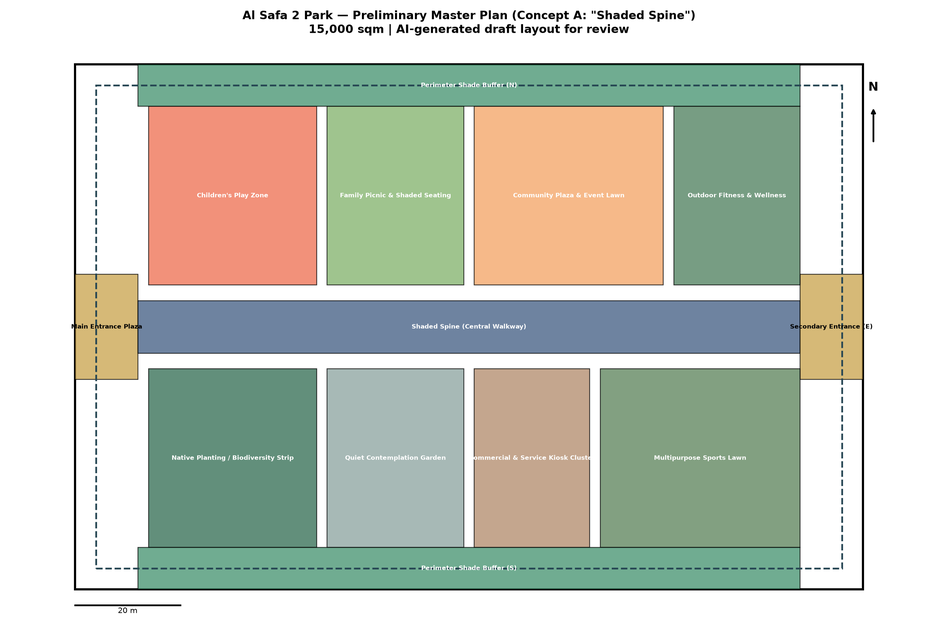
#> input picture archive/phases/05_PHASE5_MASTERPLAN_DEVELOPMENT/outputs/masterplan_diagram.png, 938 x 625 px, shrunk from 2550 x 1700 before the run
$ python 02_generate_presentation_board.py
#> lines starting #> are read from the running program, lines starting #| are printed output that depends on the picture
"""
Phase 9.9 - Competition Presentation Board (code-generated, A1 landscape)
Assembles the strongest visuals + headline numbers into a single professional
board, the way a jury first encounters the scheme. Two boards produced.
"""

import os
import matplotlib.pyplot as plt
from matplotlib.gridspec import GridSpec
import matplotlib.image as mpimg

BASE = os.path.join(os.path.dirname(__file__), "..", "..")
OUT = os.path.join(os.path.dirname(__file__), "..", "9.9_Presentation_Graphics")
os.makedirs(OUT, exist_ok=True)

NAVY = "#0B1F3A"; GOLD = "#C8A24A"

def imgpath(*p): return os.path.join(BASE, *p)

def load(path):
    return mpimg.imread(path) if os.path.exists(path) else None
#> returned value is the input picture: shape (625, 938, 4) float32; mean R, G, B, A 0.763, 0.78, 0.729, 1

def show(ax, path, title=None):
    im = load(path)
    ax.axis("off")
    if im is not None:
        ax.imshow(im)
    if title:
        ax.set_title(title, fontsize=10, fontweight="bold", color=NAVY, pad=4)

# ============ BOARD 1: Concept & Master Plan ============
fig = plt.figure(figsize=(23.4, 16.5), facecolor="white")  # A1 landscape ratio
gs = GridSpec(3, 3, figure=fig, height_ratios=[0.5, 2.2, 1.4], hspace=0.18, wspace=0.08)

# Header band
hdr = fig.add_axes([0, 0.93, 1, 0.07]); hdr.axis("off")
hdr.add_patch(plt.Rectangle((0,0),1,1, facecolor=NAVY, transform=hdr.transAxes))
hdr.text(0.012, 0.5, "AL SAFA 2 PARK  —  \"THE SHADED SPINE\"", color="white",
         fontsize=26, fontweight="bold", va="center", transform=hdr.transAxes)
hdr.text(0.988, 0.5, "Dubai Municipality AI Park Design Challenge  |  Board 1 of 2",
         color=GOLD, fontsize=13, va="center", ha="right", transform=hdr.transAxes)

ax_mp = fig.add_subplot(gs[1, :2]); show(ax_mp, imgpath("05_PHASE5_MASTERPLAN_DEVELOPMENT","outputs","masterplan_diagram.png"), "Master Plan (to scale, 15,000 m²)")
ax_day = fig.add_subplot(gs[1, 2]); show(ax_day, imgpath("09_PHASE9_AI_WORKFLOW_AND_VISUALIZATION","9.7_Renderings","Aerial","aerial_day.png"), "Aerial — Day")
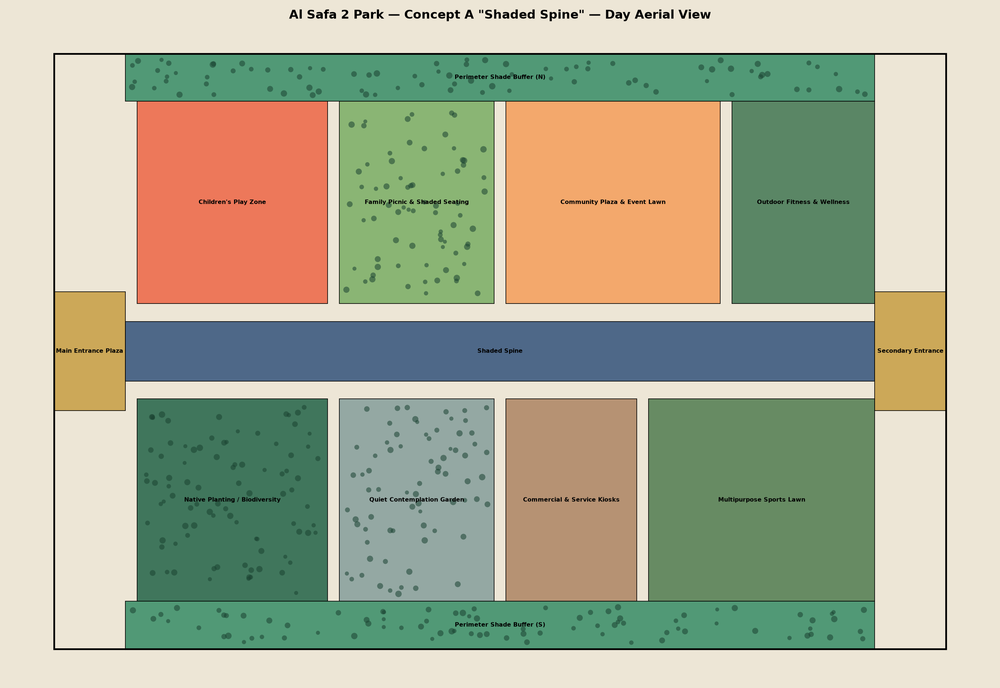
#> input picture archive/weak_renders/aerial_day.png, 1000 x 688 px, shrunk from 2720 x 1870 before the run, found by its file name
#> in load, returned value is the input picture: shape (688, 1000, 4) float32; mean R, G, B, A 0.67, 0.678, 0.583, 1
ax_circ = fig.add_subplot(gs[2, 0]); show(ax_circ, imgpath("05_PHASE5_MASTERPLAN_DEVELOPMENT","outputs","circulation_diagram.png"), "Circulation & Accessibility")
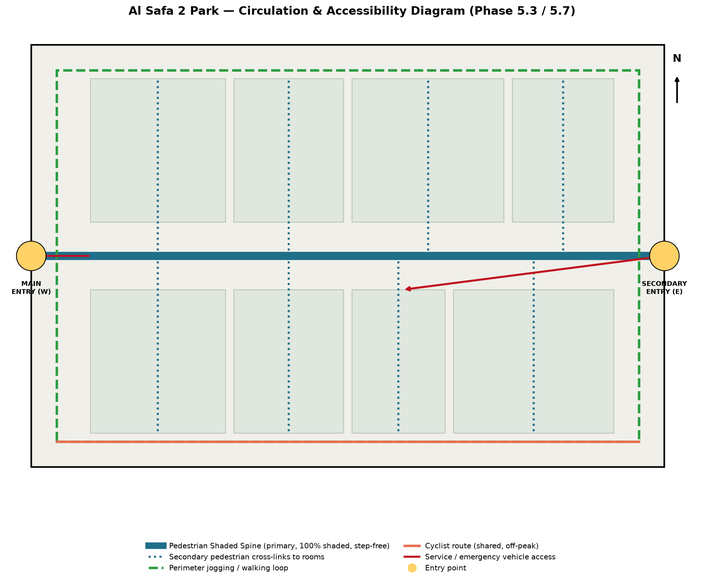
#> input picture archive/phases/05_PHASE5_MASTERPLAN_DEVELOPMENT/outputs/circulation_diagram.png, 704 x 581 px, shrunk from 1914 x 1580 before the run
#> in load, returned value is the input picture: shape (581, 704, 4) float32; mean R, G, B, A 0.903, 0.918, 0.897, 1
ax_plant = fig.add_subplot(gs[2, 1]); show(ax_plant, imgpath("06_PHASE6_DETAILED_DESIGN","outputs","planting_plan.png"), "Planting Plan (131 trees)")
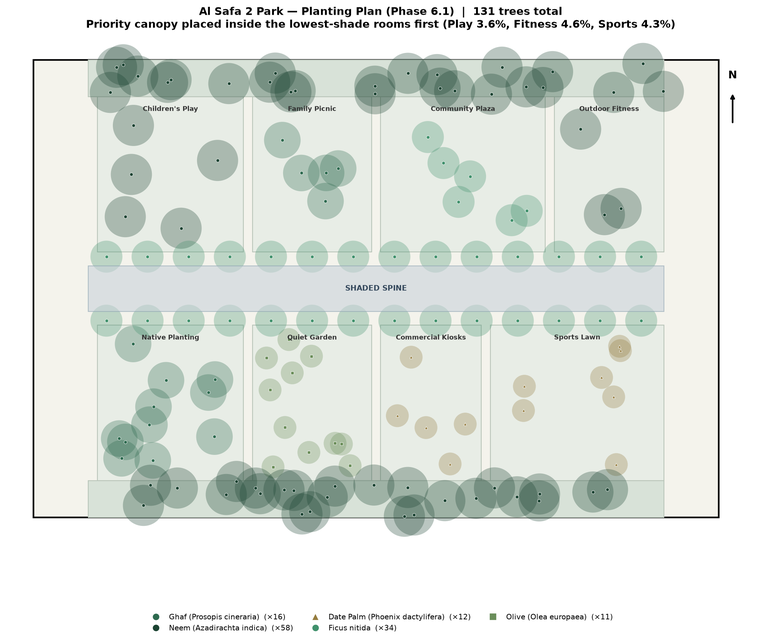
#> input picture archive/phases/06_PHASE6_DETAILED_DESIGN/outputs/planting_plan.png, 761 x 641 px, shrunk from 2070 x 1743 before the run
#> in load, returned value is the input picture: shape (641, 761, 4) float32; mean R, G, B, A 0.87, 0.894, 0.872, 1
ax_sec = fig.add_subplot(gs[2, 2]); show(ax_sec, imgpath("06_PHASE6_DETAILED_DESIGN","outputs","section_shaded_spine.png"), "Section — Shaded Spine")
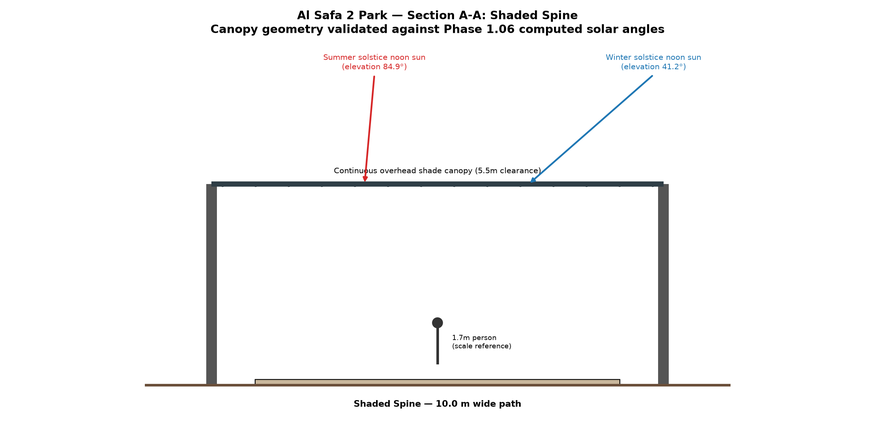
#> input picture archive/phases/06_PHASE6_DETAILED_DESIGN/outputs/section_shaded_spine.png, 875 x 438 px, shrunk from 2380 x 1190 before the run
#> in load, returned value is the input picture: shape (438, 875, 4) float32; mean R, G, B, A 0.973, 0.972, 0.972, 1

fig.savefig(os.path.join(OUT, "presentation_board_1_concept.png"), dpi=130, facecolor="white", bbox_inches="tight")
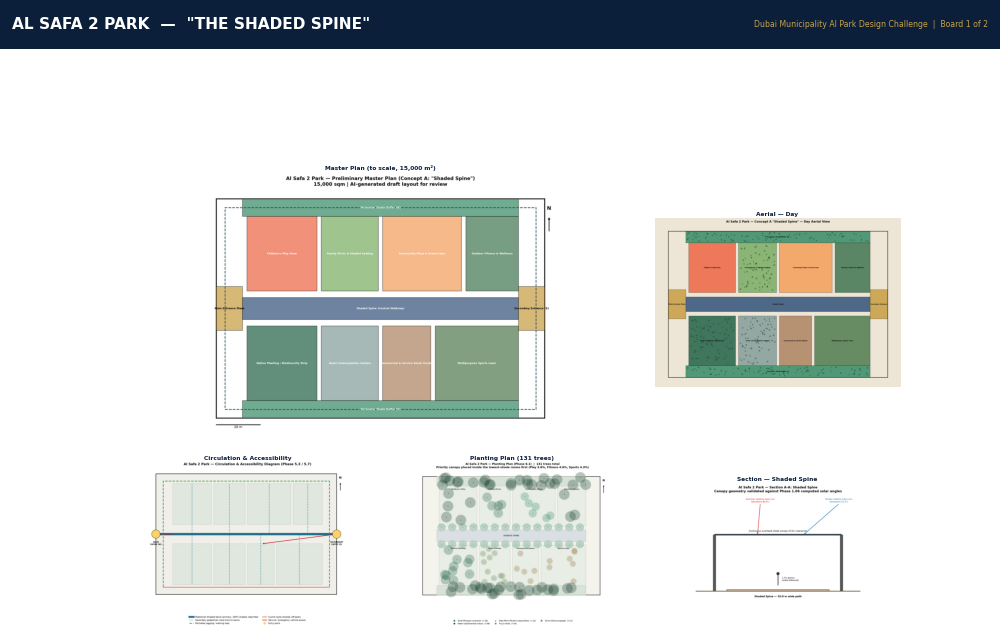
#> figure drawn by matplotlib, 6 panels
plt.close(fig)
print("Saved: presentation_board_1_concept.png")

# ============ BOARD 2: Evidence & Performance ============
fig = plt.figure(figsize=(23.4, 16.5), facecolor="white")
gs = GridSpec(3, 3, figure=fig, height_ratios=[0.5, 1.7, 1.7], hspace=0.22, wspace=0.1)

hdr = fig.add_axes([0, 0.93, 1, 0.07]); hdr.axis("off")
hdr.add_patch(plt.Rectangle((0,0),1,1, facecolor=NAVY, transform=hdr.transAxes))
hdr.text(0.012, 0.5, "EVIDENCE & PERFORMANCE  —  REAL DATA, COMPUTED PROOF", color="white",
         fontsize=24, fontweight="bold", va="center", transform=hdr.transAxes)
hdr.text(0.988, 0.5, "AI Park Design Challenge  |  Board 2 of 2", color=GOLD,
         fontsize=13, va="center", ha="right", transform=hdr.transAxes)

# Headline metric strip
strip = fig.add_axes([0.02, 0.845, 0.96, 0.06]); strip.axis("off")
metrics = [("99.2%", "annual shade on\nprimary spine"),
           ("AED 18.6M", "est. cost = 53%\nof 35M budget"),
           ("+3 months", "extra comfortable\nseason (shade)"),
           ("2.1 t/yr", "CO₂ sequestered\n(131 trees)"),
           ("7,640", "residents in\n10-min walk")]
for i,(big,small) in enumerate(metrics):
    x = i/len(metrics) + 0.008
    strip.text(x, 0.72, big, fontsize=22, fontweight="bold", color=NAVY, transform=strip.transAxes)
    strip.text(x, 0.05, small, fontsize=9.5, color="#444", transform=strip.transAxes)

ax1 = fig.add_subplot(gs[1,0]); show(ax1, imgpath("01_PHASE1_EXISTING_PARK","05_Climate_Analysis","outputs","fullyear_elevation_heatmap.png"), "Full-Year Solar (8,760 hrs, exact)")
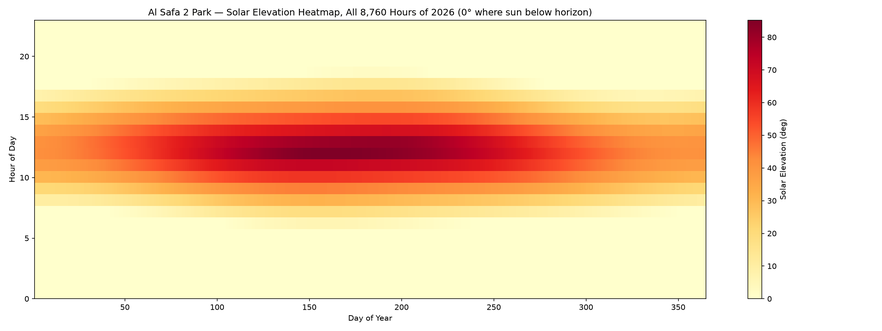
#> input picture archive/phases/01_PHASE1_EXISTING_PARK/05_Climate_Analysis/outputs/fullyear_elevation_heatmap.png, 882 x 331 px, shrunk from 2400 x 900 before the run
#> in load, returned value is the input picture: shape (331, 882, 4) float32; mean R, G, B, A 0.972, 0.845, 0.705, 1
ax2 = fig.add_subplot(gs[1,1]); show(ax2, imgpath("07_PHASE7_PERFORMANCE_AND_SUSTAINABILITY","outputs","shade_coverage_simulation.png"), "Shade Simulation (3 seasons)")
ax3 = fig.add_subplot(gs[1,2]); show(ax3, imgpath("07_PHASE7_PERFORMANCE_AND_SUSTAINABILITY","outputs","annual_shade_hours_by_zone.png"), "Annual Shade by Zone")
ax4 = fig.add_subplot(gs[2,0]); show(ax4, imgpath("07_PHASE7_PERFORMANCE_AND_SUSTAINABILITY","outputs","thermal_comfort.png"), "Thermal Comfort (+3 comfortable months)")
ax5 = fig.add_subplot(gs[2,1]); show(ax5, imgpath("07_PHASE7_PERFORMANCE_AND_SUSTAINABILITY","outputs","cost_breakdown.png"), "Cost Breakdown (real Dubai rates)")
ax6 = fig.add_subplot(gs[2,2]); show(ax6, imgpath("07_PHASE7_PERFORMANCE_AND_SUSTAINABILITY","outputs","carbon_sequestration.png"), "Carbon (~2.1 t CO₂/yr)")

fig.savefig(os.path.join(OUT, "presentation_board_2_evidence.png"), dpi=130, facecolor="white", bbox_inches="tight")
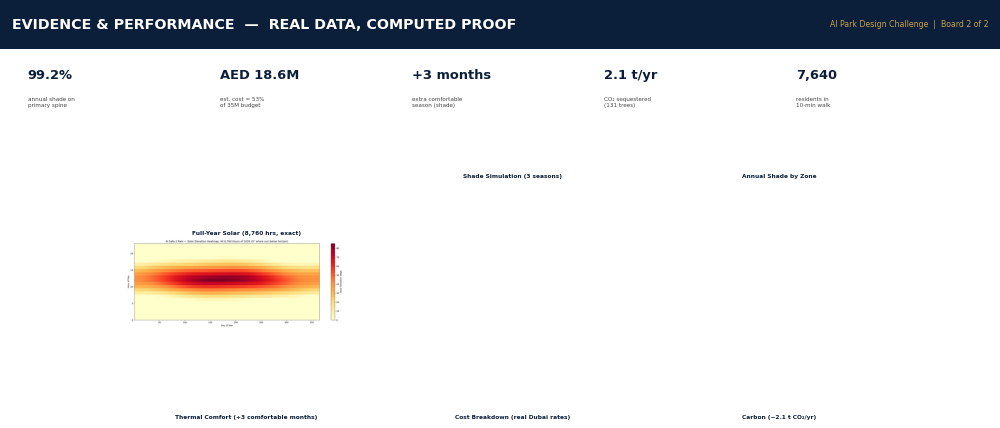
#> figure drawn by matplotlib, 2 panels
plt.close(fig)
print("Saved: presentation_board_2_evidence.png")
